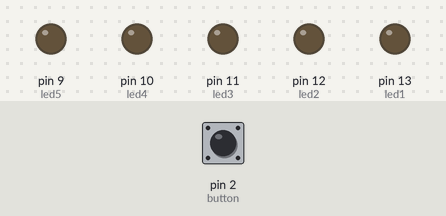
Bench run of a sketch on a simulated Arduino Uno, built with avr-gcc and run on an emulated ATmega328P. Shown: output pins drawn as LEDs (lit = HIGH). Dashed ring = blinking. Inputs (shaded band) come from the test bench; at power-on: pin 2 (button) LOW. What the sketch prints to the serial monitor is not drawn.

Above: at 1.2 s.
1.3 s: pin 2 (button) pulled HIGH for 0.15 s
At 2.1 s:
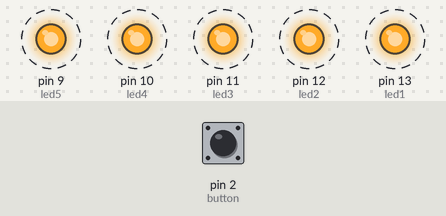
4.4 s: pin 2 (button) pulled HIGH for 1 s
At 5.4 s:
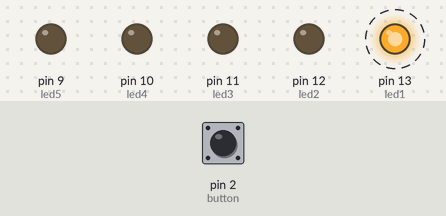
7.4 s: pin 2 (button) pulled HIGH for 3.2 s
At 9.7 s:
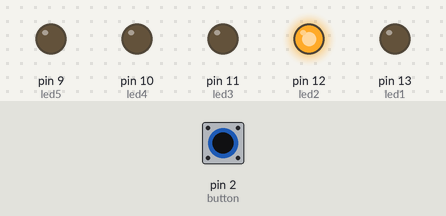
Timing chart, 0 to 12.8 s (numbered marks = the images above; inputs shaded):
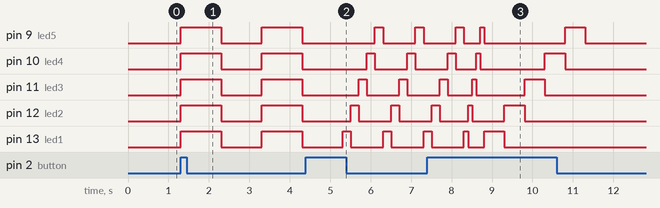

Measured:
- after the input at 1.3 s, pin 9 (led5), pin 10 (led4), pin 11 (led3), pin 12 (led2), pin 13 (led1): alternates HIGH for 1.0 s and LOW for 1.0 s, starting at once

The sketch:

lights-sequences.ino
```cpp
int button = 2;
int led1 = 13;
int led2 = 12;
int led3 = 11;
int led4 = 10;
int led5 = 9;
int estado = 0;
int sequence = 0;

void Sequence(int temp) {
  for(int i =13;i>=9;i--) {
        digitalWrite(i,HIGH);
        delay(temp);
        digitalWrite(i,LOW);
      }
}

void setup() {
  pinMode(button,INPUT);
  pinMode(led1,OUTPUT);
  pinMode(led2,OUTPUT);
  pinMode(led3,OUTPUT);
  pinMode(led4,OUTPUT);
  pinMode(led5,OUTPUT);
  Serial.begin(9600);

}

void loop() {
  estado = digitalRead(button);
  if(estado==1){
    sequence+=1;
  }
  switch (sequence) {
    case 1:
      Serial.println("0");
      for(int i = 13;i>=9;i--){
        digitalWrite(i,HIGH);
      }
      delay(1000);
      for(int i = 13;i>=9;i--){
        digitalWrite(i,LOW);
      }
      delay(1000);
      break;
    case 2:
      Serial.println("1");
      Sequence(200);
      break;
    case 3:
      Serial.println("2");
      Sequence(100);
      break;
    case 4:
      Serial.println("3");
      Sequence(500);
      break;
    default:
      Serial.println("4");
      sequence = 0;
  }
  if(sequence>=4){
    sequence=0;
  }
}
```
